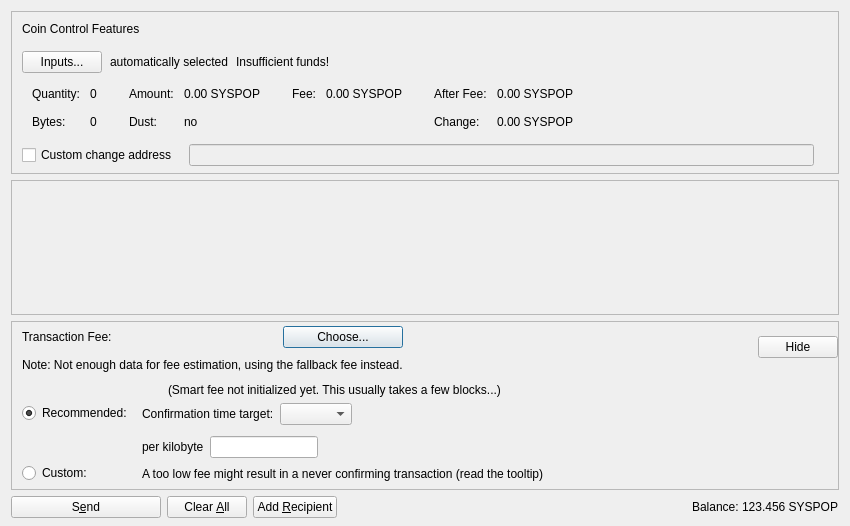
<?xml version="1.0" encoding="UTF-8"?>
<ui version="4.0">
 <class>SendCoinsDialog</class>
 <widget class="QDialog" name="SendCoinsDialog">
  <property name="geometry">
   <rect>
    <x>0</x>
    <y>0</y>
    <width>850</width>
    <height>526</height>
   </rect>
  </property>
  <property name="windowTitle">
   <string>Send Coins</string>
  </property>
  <layout class="QVBoxLayout" name="verticalLayout" stretch="0,1,0,0">
   <property name="bottomMargin">
    <number>8</number>
   </property>
   <item>
    <widget class="QFrame" name="frameCoinControl">
     <property name="sizePolicy">
      <sizepolicy hsizetype="Expanding" vsizetype="Expanding">
       <horstretch>0</horstretch>
       <verstretch>0</verstretch>
      </sizepolicy>
     </property>
     <property name="maximumSize">
      <size>
       <width>16777215</width>
       <height>16777215</height>
      </size>
     </property>
     <property name="frameShape">
      <enum>QFrame::StyledPanel</enum>
     </property>
     <property name="frameShadow">
      <enum>QFrame::Sunken</enum>
     </property>
     <layout class="QVBoxLayout" name="verticalLayoutCoinControl2">
      <property name="spacing">
       <number>0</number>
      </property>
      <property name="leftMargin">
       <number>0</number>
      </property>
      <property name="topMargin">
       <number>0</number>
      </property>
      <property name="rightMargin">
       <number>0</number>
      </property>
      <property name="bottomMargin">
       <number>6</number>
      </property>
      <item>
       <layout class="QVBoxLayout" name="verticalLayoutCoinControl" stretch="0,0,0,0,1">
        <property name="spacing">
         <number>0</number>
        </property>
        <property name="leftMargin">
         <number>10</number>
        </property>
        <property name="topMargin">
         <number>10</number>
        </property>
        <item>
         <layout class="QHBoxLayout" name="horizontalLayoutCoinControl1">
          <property name="bottomMargin">
           <number>15</number>
          </property>
          <item>
           <widget class="QLabel" name="labelCoinControlFeatures">
            <property name="sizePolicy">
             <sizepolicy hsizetype="Preferred" vsizetype="Maximum">
              <horstretch>0</horstretch>
              <verstretch>0</verstretch>
             </sizepolicy>
            </property>
            <property name="text">
             <string>Coin Control Features</string>
            </property>
           </widget>
          </item>
         </layout>
        </item>
        <item>
         <layout class="QHBoxLayout" name="horizontalLayoutCoinControl2" stretch="0,0,0,0">
          <property name="spacing">
           <number>8</number>
          </property>
          <property name="bottomMargin">
           <number>10</number>
          </property>
          <item>
           <widget class="QPushButton" name="pushButtonCoinControl">
            <property name="styleSheet">
             <string notr="true"/>
            </property>
            <property name="text">
             <string>Inputs...</string>
            </property>
            <property name="autoDefault">
             <bool>false</bool>
            </property>
           </widget>
          </item>
          <item>
           <widget class="QLabel" name="labelCoinControlAutomaticallySelected">
            <property name="text">
             <string>automatically selected</string>
            </property>
            <property name="margin">
             <number>5</number>
            </property>
           </widget>
          </item>
          <item>
           <widget class="QLabel" name="labelCoinControlInsuffFunds">
            <property name="text">
             <string>Insufficient funds!</string>
            </property>
            <property name="margin">
             <number>5</number>
            </property>
           </widget>
          </item>
          <item>
           <spacer name="horizontalSpacerCoinControl">
            <property name="orientation">
             <enum>Qt::Horizontal</enum>
            </property>
            <property name="sizeHint" stdset="0">
             <size>
              <width>40</width>
              <height>1</height>
             </size>
            </property>
           </spacer>
          </item>
         </layout>
        </item>
        <item>
         <widget class="QWidget" name="widgetCoinControl" native="true">
          <property name="sizePolicy">
           <sizepolicy hsizetype="Preferred" vsizetype="Preferred">
            <horstretch>0</horstretch>
            <verstretch>0</verstretch>
           </sizepolicy>
          </property>
          <property name="minimumSize">
           <size>
            <width>0</width>
            <height>0</height>
           </size>
          </property>
          <property name="styleSheet">
           <string notr="true"/>
          </property>
          <layout class="QHBoxLayout" name="horizontalLayoutCoinControl5">
           <property name="leftMargin">
            <number>0</number>
           </property>
           <property name="topMargin">
            <number>0</number>
           </property>
           <property name="rightMargin">
            <number>0</number>
           </property>
           <property name="bottomMargin">
            <number>0</number>
           </property>
           <item>
            <layout class="QHBoxLayout" name="horizontalLayoutCoinControl3" stretch="0,0,0,1">
             <property name="spacing">
              <number>20</number>
             </property>
             <property name="topMargin">
              <number>0</number>
             </property>
             <property name="bottomMargin">
              <number>10</number>
             </property>
             <item>
              <layout class="QFormLayout" name="formLayoutCoinControl1">
               <property name="horizontalSpacing">
                <number>10</number>
               </property>
               <property name="verticalSpacing">
                <number>14</number>
               </property>
               <property name="leftMargin">
                <number>10</number>
               </property>
               <property name="topMargin">
                <number>4</number>
               </property>
               <property name="rightMargin">
                <number>6</number>
               </property>
               <item row="0" column="0">
                <widget class="QLabel" name="labelCoinControlQuantityText">
                 <property name="text">
                  <string>Quantity:</string>
                 </property>
                 <property name="margin">
                  <number>0</number>
                 </property>
                </widget>
               </item>
               <item row="0" column="1">
                <widget class="QLabel" name="labelCoinControlQuantity">
                 <property name="cursor">
                  <cursorShape>IBeamCursor</cursorShape>
                 </property>
                 <property name="contextMenuPolicy">
                  <enum>Qt::ActionsContextMenu</enum>
                 </property>
                 <property name="text">
                  <string notr="true">0</string>
                 </property>
                 <property name="margin">
                  <number>0</number>
                 </property>
                 <property name="textInteractionFlags">
                  <set>Qt::LinksAccessibleByMouse|Qt::TextSelectableByKeyboard|Qt::TextSelectableByMouse</set>
                 </property>
                </widget>
               </item>
               <item row="1" column="0">
                <widget class="QLabel" name="labelCoinControlBytesText">
                 <property name="text">
                  <string>Bytes:</string>
                 </property>
                </widget>
               </item>
               <item row="1" column="1">
                <widget class="QLabel" name="labelCoinControlBytes">
                 <property name="cursor">
                  <cursorShape>IBeamCursor</cursorShape>
                 </property>
                 <property name="contextMenuPolicy">
                  <enum>Qt::ActionsContextMenu</enum>
                 </property>
                 <property name="text">
                  <string notr="true">0</string>
                 </property>
                 <property name="textInteractionFlags">
                  <set>Qt::LinksAccessibleByMouse|Qt::TextSelectableByKeyboard|Qt::TextSelectableByMouse</set>
                 </property>
                </widget>
               </item>
              </layout>
             </item>
             <item>
              <layout class="QFormLayout" name="formLayoutCoinControl2">
               <property name="horizontalSpacing">
                <number>10</number>
               </property>
               <property name="verticalSpacing">
                <number>14</number>
               </property>
               <property name="leftMargin">
                <number>6</number>
               </property>
               <property name="topMargin">
                <number>4</number>
               </property>
               <property name="rightMargin">
                <number>6</number>
               </property>
               <item row="0" column="0">
                <widget class="QLabel" name="labelCoinControlAmountText">
                 <property name="text">
                  <string>Amount:</string>
                 </property>
                 <property name="margin">
                  <number>0</number>
                 </property>
                </widget>
               </item>
               <item row="0" column="1">
                <widget class="QLabel" name="labelCoinControlAmount">
                 <property name="cursor">
                  <cursorShape>IBeamCursor</cursorShape>
                 </property>
                 <property name="contextMenuPolicy">
                  <enum>Qt::ActionsContextMenu</enum>
                 </property>
                 <property name="text">
                  <string notr="true">0.00 SYSPOP</string>
                 </property>
                 <property name="textInteractionFlags">
                  <set>Qt::LinksAccessibleByMouse|Qt::TextSelectableByKeyboard|Qt::TextSelectableByMouse</set>
                 </property>
                </widget>
               </item>
               <item row="1" column="0">
                <widget class="QLabel" name="labelCoinControlLowOutputText">
                 <property name="text">
                  <string>Dust:</string>
                 </property>
                </widget>
               </item>
               <item row="1" column="1">
                <widget class="QLabel" name="labelCoinControlLowOutput">
                 <property name="cursor">
                  <cursorShape>IBeamCursor</cursorShape>
                 </property>
                 <property name="contextMenuPolicy">
                  <enum>Qt::ActionsContextMenu</enum>
                 </property>
                 <property name="text">
                  <string notr="true">no</string>
                 </property>
                 <property name="textInteractionFlags">
                  <set>Qt::LinksAccessibleByMouse|Qt::TextSelectableByKeyboard|Qt::TextSelectableByMouse</set>
                 </property>
                </widget>
               </item>
              </layout>
             </item>
             <item>
              <layout class="QFormLayout" name="formLayoutCoinControl3">
               <property name="horizontalSpacing">
                <number>10</number>
               </property>
               <property name="verticalSpacing">
                <number>14</number>
               </property>
               <property name="leftMargin">
                <number>6</number>
               </property>
               <property name="topMargin">
                <number>4</number>
               </property>
               <property name="rightMargin">
                <number>6</number>
               </property>
               <item row="0" column="0">
                <widget class="QLabel" name="labelCoinControlFeeText">
                 <property name="text">
                  <string>Fee:</string>
                 </property>
                 <property name="margin">
                  <number>0</number>
                 </property>
                </widget>
               </item>
               <item row="0" column="1">
                <widget class="QLabel" name="labelCoinControlFee">
                 <property name="cursor">
                  <cursorShape>IBeamCursor</cursorShape>
                 </property>
                 <property name="contextMenuPolicy">
                  <enum>Qt::ActionsContextMenu</enum>
                 </property>
                 <property name="text">
                  <string notr="true">0.00 SYSPOP</string>
                 </property>
                 <property name="textInteractionFlags">
                  <set>Qt::LinksAccessibleByMouse|Qt::TextSelectableByKeyboard|Qt::TextSelectableByMouse</set>
                 </property>
                </widget>
               </item>
              </layout>
             </item>
             <item>
              <layout class="QFormLayout" name="formLayoutCoinControl4">
               <property name="horizontalSpacing">
                <number>10</number>
               </property>
               <property name="verticalSpacing">
                <number>14</number>
               </property>
               <property name="leftMargin">
                <number>6</number>
               </property>
               <property name="topMargin">
                <number>4</number>
               </property>
               <property name="rightMargin">
                <number>6</number>
               </property>
               <item row="0" column="0">
                <widget class="QLabel" name="labelCoinControlAfterFeeText">
                 <property name="text">
                  <string>After Fee:</string>
                 </property>
                 <property name="margin">
                  <number>0</number>
                 </property>
                </widget>
               </item>
               <item row="0" column="1">
                <widget class="QLabel" name="labelCoinControlAfterFee">
                 <property name="cursor">
                  <cursorShape>IBeamCursor</cursorShape>
                 </property>
                 <property name="contextMenuPolicy">
                  <enum>Qt::ActionsContextMenu</enum>
                 </property>
                 <property name="text">
                  <string notr="true">0.00 SYSPOP</string>
                 </property>
                 <property name="textInteractionFlags">
                  <set>Qt::LinksAccessibleByMouse|Qt::TextSelectableByKeyboard|Qt::TextSelectableByMouse</set>
                 </property>
                </widget>
               </item>
               <item row="1" column="0">
                <widget class="QLabel" name="labelCoinControlChangeText">
                 <property name="text">
                  <string>Change:</string>
                 </property>
                </widget>
               </item>
               <item row="1" column="1">
                <widget class="QLabel" name="labelCoinControlChange">
                 <property name="cursor">
                  <cursorShape>IBeamCursor</cursorShape>
                 </property>
                 <property name="contextMenuPolicy">
                  <enum>Qt::ActionsContextMenu</enum>
                 </property>
                 <property name="text">
                  <string notr="true">0.00 SYSPOP</string>
                 </property>
                 <property name="textInteractionFlags">
                  <set>Qt::LinksAccessibleByMouse|Qt::TextSelectableByKeyboard|Qt::TextSelectableByMouse</set>
                 </property>
                </widget>
               </item>
              </layout>
             </item>
            </layout>
           </item>
          </layout>
         </widget>
        </item>
        <item>
         <layout class="QHBoxLayout" name="horizontalLayoutCoinControl4" stretch="0,0,0">
          <property name="spacing">
           <number>12</number>
          </property>
          <property name="sizeConstraint">
           <enum>QLayout::SetDefaultConstraint</enum>
          </property>
          <property name="topMargin">
           <number>5</number>
          </property>
          <property name="rightMargin">
           <number>5</number>
          </property>
          <item>
           <widget class="QCheckBox" name="checkBoxCoinControlChange">
            <property name="toolTip">
             <string>If this is activated, but the change address is empty or invalid, change will be sent to a newly generated address.</string>
            </property>
            <property name="text">
             <string>Custom change address</string>
            </property>
           </widget>
          </item>
          <item>
           <widget class="QValidatedLineEdit" name="lineEditCoinControlChange">
            <property name="enabled">
             <bool>false</bool>
            </property>
            <property name="sizePolicy">
             <sizepolicy hsizetype="Expanding" vsizetype="Fixed">
              <horstretch>0</horstretch>
              <verstretch>0</verstretch>
             </sizepolicy>
            </property>
           </widget>
          </item>
          <item>
           <widget class="QLabel" name="labelCoinControlChangeLabel">
            <property name="sizePolicy">
             <sizepolicy hsizetype="Preferred" vsizetype="Expanding">
              <horstretch>0</horstretch>
              <verstretch>0</verstretch>
             </sizepolicy>
            </property>
            <property name="minimumSize">
             <size>
              <width>0</width>
              <height>0</height>
             </size>
            </property>
            <property name="text">
             <string/>
            </property>
            <property name="margin">
             <number>3</number>
            </property>
           </widget>
          </item>
         </layout>
        </item>
        <item>
         <spacer name="verticalSpacerCoinControl">
          <property name="orientation">
           <enum>Qt::Vertical</enum>
          </property>
          <property name="sizeHint" stdset="0">
           <size>
            <width>800</width>
            <height>1</height>
           </size>
          </property>
         </spacer>
        </item>
       </layout>
      </item>
     </layout>
    </widget>
   </item>
   <item>
    <widget class="QScrollArea" name="scrollArea">
     <property name="widgetResizable">
      <bool>true</bool>
     </property>
     <widget class="QWidget" name="scrollAreaWidgetContents">
      <property name="geometry">
       <rect>
        <x>0</x>
        <y>0</y>
        <width>830</width>
        <height>104</height>
       </rect>
      </property>
      <layout class="QVBoxLayout" name="verticalLayout_2" stretch="0,1">
       <property name="leftMargin">
        <number>0</number>
       </property>
       <property name="topMargin">
        <number>0</number>
       </property>
       <property name="rightMargin">
        <number>0</number>
       </property>
       <property name="bottomMargin">
        <number>0</number>
       </property>
       <item>
        <layout class="QVBoxLayout" name="entries">
         <property name="spacing">
          <number>6</number>
         </property>
        </layout>
       </item>
       <item>
        <spacer name="verticalSpacer">
         <property name="orientation">
          <enum>Qt::Vertical</enum>
         </property>
         <property name="sizeHint" stdset="0">
          <size>
           <width>20</width>
           <height>40</height>
          </size>
         </property>
        </spacer>
       </item>
      </layout>
     </widget>
    </widget>
   </item>
   <item>
    <widget class="QFrame" name="frameFee">
     <property name="sizePolicy">
      <sizepolicy hsizetype="Expanding" vsizetype="Expanding">
       <horstretch>0</horstretch>
       <verstretch>0</verstretch>
      </sizepolicy>
     </property>
     <property name="maximumSize">
      <size>
       <width>16777215</width>
       <height>16777215</height>
      </size>
     </property>
     <property name="frameShape">
      <enum>QFrame::StyledPanel</enum>
     </property>
     <property name="frameShadow">
      <enum>QFrame::Sunken</enum>
     </property>
     <layout class="QVBoxLayout" name="verticalLayoutFee1">
      <property name="spacing">
       <number>0</number>
      </property>
      <property name="leftMargin">
       <number>0</number>
      </property>
      <property name="topMargin">
       <number>0</number>
      </property>
      <property name="rightMargin">
       <number>0</number>
      </property>
      <property name="bottomMargin">
       <number>0</number>
      </property>
      <item>
       <layout class="QVBoxLayout" name="verticalLayoutFee2" stretch="0,0,0">
        <property name="spacing">
         <number>0</number>
        </property>
        <property name="leftMargin">
         <number>10</number>
        </property>
        <property name="topMargin">
         <number>0</number>
        </property>
        <item>
         <layout class="QHBoxLayout" name="horizontalLayoutFee1">
          <property name="bottomMargin">
           <number>0</number>
          </property>
          <item>
           <layout class="QVBoxLayout" name="verticalLayoutFee7">
            <property name="spacing">
             <number>0</number>
            </property>
            <item>
             <spacer name="verticalSpacerSmartFee">
              <property name="orientation">
               <enum>Qt::Vertical</enum>
              </property>
              <property name="sizeType">
               <enum>QSizePolicy::Fixed</enum>
              </property>
              <property name="sizeHint" stdset="0">
               <size>
                <width>1</width>
                <height>4</height>
               </size>
              </property>
             </spacer>
            </item>
            <item>
             <layout class="QHBoxLayout" name="horizontalLayoutSmartFee">
              <property name="spacing">
               <number>10</number>
              </property>
              <item>
               <widget class="QLabel" name="labelFeeHeadline">
                <property name="sizePolicy">
                 <sizepolicy hsizetype="Preferred" vsizetype="Maximum">
                  <horstretch>0</horstretch>
                  <verstretch>0</verstretch>
                 </sizepolicy>
                </property>
                <property name="text">
                 <string>Transaction Fee:</string>
                </property>
               </widget>
              </item>
              <item>
               <widget class="QLabel" name="labelFeeMinimized">
                <property name="text">
                 <string/>
                </property>
               </widget>
              </item>
              <item>
               <widget class="QPushButton" name="buttonChooseFee">
                <property name="text">
                 <string>Choose...</string>
                </property>
               </widget>
              </item>
             </layout>
            </item>
            <item>
             <spacer name="verticalSpacer_7">
              <property name="orientation">
               <enum>Qt::Vertical</enum>
              </property>
              <property name="sizeHint" stdset="0">
               <size>
                <width>1</width>
                <height>10</height>
               </size>
              </property>
             </spacer>
            </item>
            <item>
             <widget class="QLabel" name="fallbackFeeWarningLabel">
              <property name="toolTip">
               <string>Using the fallbackfee can result in sending a transaction that will take several hours or days (or never) to confirm. Consider choosing your fee manually or wait until you have validated the complete chain.</string>
              </property>
              <property name="text">
               <string>Note: Not enough data for fee estimation, using the fallback fee instead.</string>
              </property>
              <property name="wordWrap">
               <bool>false</bool>
              </property>
             </widget>
            </item>
            <item>
             <spacer name="verticalSpacer_5">
              <property name="orientation">
               <enum>Qt::Vertical</enum>
              </property>
              <property name="sizeHint" stdset="0">
               <size>
                <width>1</width>
                <height>1</height>
               </size>
              </property>
             </spacer>
            </item>
           </layout>
          </item>
          <item>
           <spacer name="horizontalSpacer_4">
            <property name="orientation">
             <enum>Qt::Horizontal</enum>
            </property>
            <property name="sizeHint" stdset="0">
             <size>
              <width>1</width>
              <height>1</height>
             </size>
            </property>
           </spacer>
          </item>
          <item>
           <widget class="QPushButton" name="buttonMinimizeFee">
            <property name="toolTip">
             <string>Hide transaction fee settings</string>
            </property>
            <property name="text">
             <string>Hide</string>
            </property>
           </widget>
          </item>
         </layout>
        </item>
        <item>
         <widget class="QFrame" name="frameFeeSelection">
          <layout class="QVBoxLayout" name="verticalLayoutFee12">
           <property name="spacing">
            <number>0</number>
           </property>
           <property name="leftMargin">
            <number>0</number>
           </property>
           <property name="topMargin">
            <number>0</number>
           </property>
           <property name="rightMargin">
            <number>0</number>
           </property>
           <property name="bottomMargin">
            <number>0</number>
           </property>
           <item>
            <layout class="QGridLayout" name="gridLayoutFee">
             <property name="topMargin">
              <number>10</number>
             </property>
             <property name="bottomMargin">
              <number>4</number>
             </property>
             <property name="horizontalSpacing">
              <number>10</number>
             </property>
             <property name="verticalSpacing">
              <number>4</number>
             </property>
             <item row="1" column="1">
              <layout class="QVBoxLayout" name="verticalLayoutFee8">
               <property name="spacing">
                <number>6</number>
               </property>
               <property name="topMargin">
                <number>3</number>
               </property>
               <item>
                <layout class="QHBoxLayout" name="horizontalLayoutFee13" stretch="0,0,1">
                 <item>
                  <widget class="QLabel" name="labelCustomPerKilobyte">
                   <property name="toolTip">
                    <string>If the custom fee is set to 1000 duffs and the transaction is only 250 bytes, then &quot;per kilobyte&quot; only pays 250 duffs in fee,&lt;br /&gt;while &quot;at least&quot; pays 1000 duffs. For transactions bigger than a kilobyte both pay by kilobyte.</string>
                   </property>
                   <property name="text">
                    <string>per kilobyte</string>
                   </property>
                  </widget>
                 </item>
                 <item>
                  <widget class="BitcoinAmountField" name="customFee"/>
                 </item>
                 <item>
                  <spacer name="horizontalSpacer_6">
                   <property name="orientation">
                    <enum>Qt::Horizontal</enum>
                   </property>
                   <property name="sizeHint" stdset="0">
                    <size>
                     <width>1</width>
                     <height>1</height>
                    </size>
                   </property>
                  </spacer>
                 </item>
                </layout>
               </item>
               <item>
                <layout class="QHBoxLayout" name="horizontalLayoutFee8">
                 <item>
                  <widget class="QLabel" name="labelCustomFeeWarning">
                   <property name="enabled">
                    <bool>true</bool>
                   </property>
                   <property name="toolTip">
                    <string>When there is less transaction volume than space in the blocks, miners as well as relaying nodes may enforce a minimum fee. Paying only this minimum fee is just fine, but be aware that this can result in a never confirming transaction once there is more demand for dash transactions than the network can process.</string>
                   </property>
                   <property name="text">
                    <string>A too low fee might result in a never confirming transaction (read the tooltip)</string>
                   </property>
                  </widget>
                 </item>
                 <item>
                  <spacer name="horizontalSpacer_2">
                   <property name="orientation">
                    <enum>Qt::Horizontal</enum>
                   </property>
                   <property name="sizeHint" stdset="0">
                    <size>
                     <width>1</width>
                     <height>1</height>
                    </size>
                   </property>
                  </spacer>
                 </item>
                </layout>
               </item>
              </layout>
             </item>
             <item row="0" column="0">
              <layout class="QVBoxLayout" name="verticalLayoutFee4" stretch="0,1">
               <property name="topMargin">
                <number>20</number>
               </property>
               <property name="bottomMargin">
                <number>3</number>
               </property>
               <item>
                <widget class="QRadioButton" name="radioSmartFee">
                 <property name="text">
                  <string>Recommended:</string>
                 </property>
                 <property name="checked">
                  <bool>true</bool>
                 </property>
                 <attribute name="buttonGroup">
                  <string notr="true">groupFee</string>
                 </attribute>
                </widget>
               </item>
               <item>
                <spacer name="verticalSpacer_2">
                 <property name="orientation">
                  <enum>Qt::Vertical</enum>
                 </property>
                 <property name="sizeHint" stdset="0">
                  <size>
                   <width>1</width>
                   <height>1</height>
                  </size>
                 </property>
                </spacer>
               </item>
              </layout>
             </item>
             <item row="1" column="0">
              <layout class="QVBoxLayout" name="verticalLayoutFee9" stretch="0,1">
               <property name="topMargin">
                <number>30</number>
               </property>
               <item>
                <widget class="QRadioButton" name="radioCustomFee">
                 <property name="text">
                  <string>Custom:</string>
                 </property>
                 <attribute name="buttonGroup">
                  <string notr="true">groupFee</string>
                 </attribute>
                </widget>
               </item>
               <item>
                <spacer name="verticalSpacer_6">
                 <property name="orientation">
                  <enum>Qt::Vertical</enum>
                 </property>
                 <property name="sizeHint" stdset="0">
                  <size>
                   <width>1</width>
                   <height>1</height>
                  </size>
                 </property>
                </spacer>
               </item>
              </layout>
             </item>
             <item row="0" column="1">
              <layout class="QVBoxLayout" name="verticalLayoutFee3" stretch="0,0,1">
               <property name="spacing">
                <number>6</number>
               </property>
               <property name="topMargin">
                <number>0</number>
               </property>
               <property name="bottomMargin">
                <number>3</number>
               </property>
               <item>
                <layout class="QHBoxLayout" name="horizontalLayoutFee12">
                 <item>
                  <widget class="QLabel" name="labelSmartFee">
                   <property name="text">
                    <string/>
                   </property>
                  </widget>
                 </item>
                 <item>
                  <widget class="QLabel" name="labelFeeEstimation">
                   <property name="text">
                    <string/>
                   </property>
                  </widget>
                 </item>
                 <item>
                  <widget class="QLabel" name="labelSmartFee2">
                   <property name="text">
                    <string>(Smart fee not initialized yet. This usually takes a few blocks...)</string>
                   </property>
                  </widget>
                 </item>
                 <item>
                  <spacer name="horizontalSpacer_5">
                   <property name="orientation">
                    <enum>Qt::Horizontal</enum>
                   </property>
                   <property name="sizeHint" stdset="0">
                    <size>
                     <width>1</width>
                     <height>1</height>
                    </size>
                   </property>
                  </spacer>
                 </item>
                </layout>
               </item>
               <item>
                <layout class="QHBoxLayout" name="horizontalLayoutFee9">
                 <item>
                  <layout class="QVBoxLayout" name="verticalLayoutFee6">
                   <item>
                    <widget class="QLabel" name="labelSmartFee3">
                     <property name="text">
                      <string>Confirmation time target:</string>
                     </property>
                    </widget>
                   </item>
                  </layout>
                 </item>
                 <item>
                  <layout class="QVBoxLayout" name="verticalLayoutFee5">
                   <property name="rightMargin">
                    <number>30</number>
                   </property>
                   <item>
                    <layout class="QHBoxLayout" name="horizontalLayoutConfTarget">
                     <property name="bottomMargin">
                      <number>0</number>
                     </property>
                     <item>
                      <widget class="QComboBox" name="confTargetSelector"/>
                     </item>
                     <item>
                      <spacer name="horizontalSpacerConfTarget">
                       <property name="orientation">
                        <enum>Qt::Horizontal</enum>
                       </property>
                       <property name="sizeHint" stdset="0">
                        <size>
                         <width>40</width>
                         <height>20</height>
                        </size>
                       </property>
                      </spacer>
                     </item>
                    </layout>
                   </item>
                  </layout>
                 </item>
                </layout>
               </item>
               <item>
                <spacer name="verticalSpacer_4">
                 <property name="orientation">
                  <enum>Qt::Vertical</enum>
                 </property>
                 <property name="sizeHint" stdset="0">
                  <size>
                   <width>1</width>
                   <height>1</height>
                  </size>
                 </property>
                </spacer>
               </item>
              </layout>
             </item>
            </layout>
           </item>
          </layout>
         </widget>
        </item>
        <item>
         <spacer name="verticalSpacerFee">
          <property name="orientation">
           <enum>Qt::Vertical</enum>
          </property>
          <property name="sizeHint" stdset="0">
           <size>
            <width>800</width>
            <height>1</height>
           </size>
          </property>
         </spacer>
        </item>
       </layout>
      </item>
     </layout>
    </widget>
   </item>
   <item>
    <layout class="QHBoxLayout" name="horizontalLayout">
     <item>
      <widget class="QPushButton" name="sendButton">
       <property name="minimumSize">
        <size>
         <width>150</width>
         <height>0</height>
        </size>
       </property>
       <property name="toolTip">
        <string>Confirm the send action</string>
       </property>
       <property name="text">
        <string>S&amp;end</string>
       </property>
       <property name="autoDefault">
        <bool>false</bool>
       </property>
       <property name="default">
        <bool>false</bool>
       </property>
      </widget>
     </item>
     <item>
      <widget class="QPushButton" name="clearButton">
       <property name="sizePolicy">
        <sizepolicy hsizetype="Minimum" vsizetype="Fixed">
         <horstretch>0</horstretch>
         <verstretch>0</verstretch>
        </sizepolicy>
       </property>
       <property name="toolTip">
        <string>Clear all fields of the form.</string>
       </property>
       <property name="text">
        <string>Clear &amp;All</string>
       </property>
       <property name="autoDefault">
        <bool>false</bool>
       </property>
      </widget>
     </item>
     <item>
      <widget class="QPushButton" name="addButton">
       <property name="toolTip">
        <string>Send to multiple recipients at once</string>
       </property>
       <property name="text">
        <string>Add &amp;Recipient</string>
       </property>
       <property name="autoDefault">
        <bool>false</bool>
       </property>
      </widget>
     </item>
     <item>
      <spacer name="horizontalSpacer">
       <property name="orientation">
        <enum>Qt::Horizontal</enum>
       </property>
       <property name="sizeHint" stdset="0">
        <size>
         <width>40</width>
         <height>20</height>
        </size>
       </property>
      </spacer>
     </item>
     <item>
      <layout class="QHBoxLayout" name="horizontalLayout_2">
       <property name="spacing">
        <number>3</number>
       </property>
       <item>
        <widget class="QLabel" name="labelBalanceText">
         <property name="text">
          <string>Balance:</string>
         </property>
        </widget>
       </item>
       <item>
        <widget class="QLabel" name="labelBalance">
         <property name="sizePolicy">
          <sizepolicy hsizetype="Preferred" vsizetype="Preferred">
           <horstretch>0</horstretch>
           <verstretch>0</verstretch>
          </sizepolicy>
         </property>
         <property name="cursor">
          <cursorShape>IBeamCursor</cursorShape>
         </property>
         <property name="text">
          <string notr="true">123.456 SYSPOP</string>
         </property>
         <property name="textInteractionFlags">
          <set>Qt::LinksAccessibleByMouse|Qt::TextSelectableByKeyboard|Qt::TextSelectableByMouse</set>
         </property>
        </widget>
       </item>
      </layout>
     </item>
    </layout>
   </item>
  </layout>
 </widget>
 <customwidgets>
  <customwidget>
   <class>QValidatedLineEdit</class>
   <extends>QLineEdit</extends>
   <header>qt/qvalidatedlineedit.h</header>
  </customwidget>
  <customwidget>
   <class>BitcoinAmountField</class>
   <extends>QLineEdit</extends>
   <header>qt/bitcoinamountfield.h</header>
   <container>1</container>
  </customwidget>
 </customwidgets>
 <resources>
  <include location="../dash.qrc"/>
 </resources>
 <connections/>
 <buttongroups>
  <buttongroup name="groupFee"/>
 </buttongroups>
</ui>
